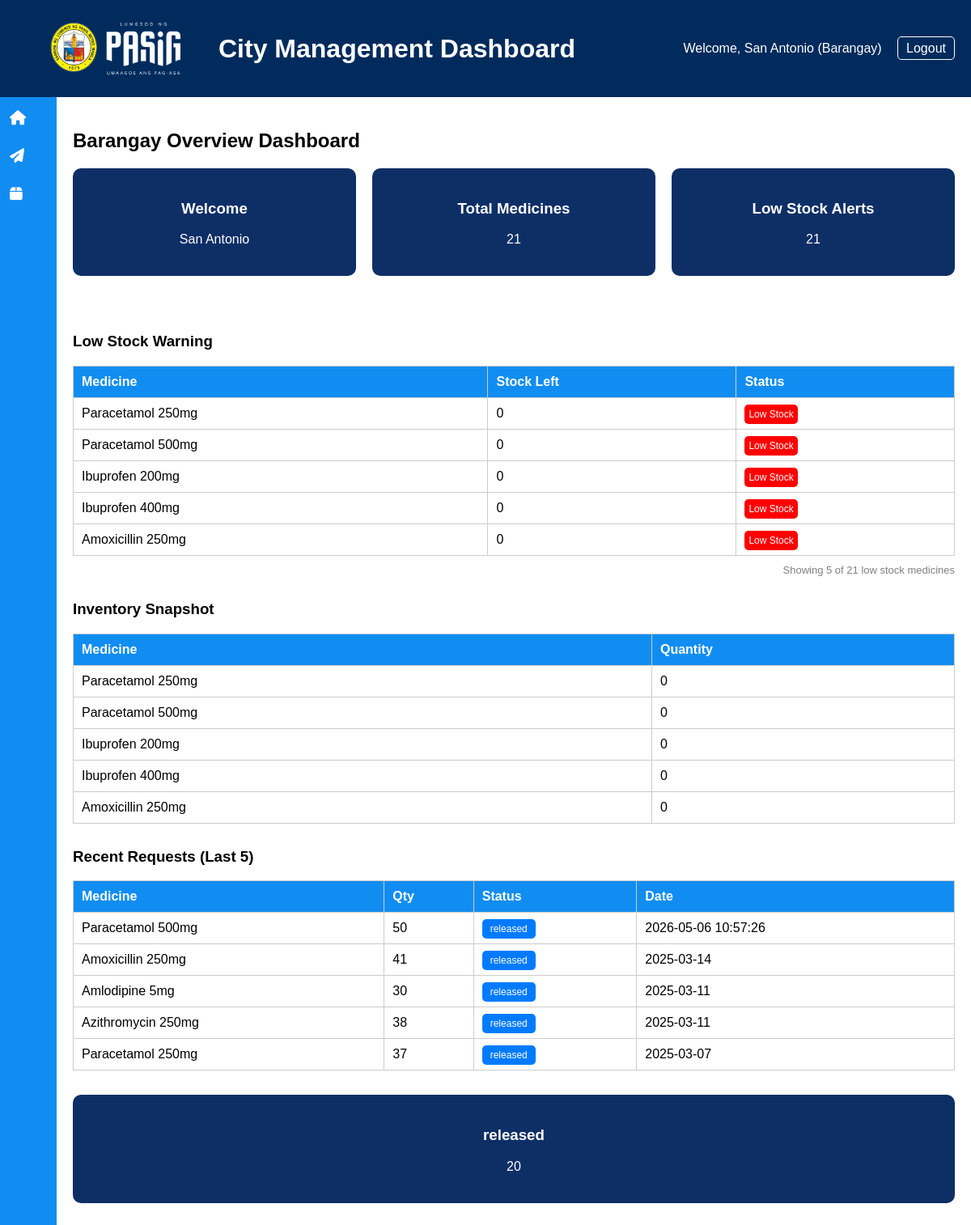
Page /barangay/ (signed in) on the committed database.
### tables this page shows
CREATE TABLE medicines (
    id INTEGER PRIMARY KEY AUTOINCREMENT,
    name TEXT,
    stock INTEGER DEFAULT 0
);

CREATE TABLE requests (
    id INTEGER PRIMARY KEY AUTOINCREMENT,
    barangay_id INTEGER,
    medicine_id INTEGER,
    quantity INTEGER,
    status TEXT DEFAULT 'pending',
    date TEXT
, action_by TEXT, action_date TEXT);

### blueprints/barangay.py (the view)
@barangay_bp.route("/")
def dashboard():
    if session.get("role") != "barangay":
        return redirect(url_for("auth.login"))
    conn = get_db()
    cur = conn.cursor()
    barangay_id = session.get("barangay_id")
    inventory = cur.execute("""
    SELECT
        m.name,
        COALESCE(bi.stock, 0) AS stock
    FROM medicines m
    LEFT JOIN barangay_inventory bi
        ON m.id = bi.medicine_id
        AND bi.barangay_id = ?
    """, (session["barangay_id"],)).fetchall()
    inventory_labels = [i["name"] for i in inventory]
    inventory_values = [i["stock"] for i in inventory]
    low_stock = [i for i in inventory if i["stock"] <= 20]
    out_of_stock = [i for i in inventory if i["stock"] == 0]
    requests = cur.execute("""
    SELECT m.name as medicine,
           r.quantity,
           r.status,
           r.date
    FROM requests r
    JOIN medicines m ON m.id = r.medicine_id
    WHERE r.barangay_id = ?   -- 👈 THIS IS STEP 4
    ORDER BY r.date DESC
    LIMIT 5
    """, (session["barangay_id"],)).fetchall()
    status_counts = cur.execute("""
    SELECT status, COUNT(*) as count
    FROM requests
    WHERE barangay_id = ?   -- 👈 THIS IS STEP 4
    GROUP BY status
    """, (session["barangay_id"],)).fetchall()
    conn.close()
    return render_template(
        "barangay/barangay_dashboard.html",
        username=session["username"],
        inventory=inventory,
        inventory_labels=inventory_labels,   # send to chart
        inventory_values=inventory_values,
        low_stock=low_stock,
        requests=requests,
        status_counts=status_counts
    )

### blueprints/barangay.py (called while the page is built)
def get_db():
    conn = sqlite3.connect("database.db")
    conn.row_factory = sqlite3.Row
    return conn

### templates/barangay/barangay_dashboard.html (shortened to what this page needs)
{% extends "barangay/base_barangay.html" %}
{% block content %}
<h2 class="page-title">Barangay Overview Dashboard</h2>
<div class="stats-cards">
    <div class="card">
        <h3>Welcome</h3>
        <p>{{ username }}</p>
    </div>
    <div class="card">
        <h3>Total Medicines</h3>
        <p>{{ inventory|length }}</p>
    </div>
    <div class="card alert">
        <h3>Low Stock Alerts</h3>
        <p>{{ low_stock|length }}</p>
    </div>
</div>
{% if low_stock %}
<div class="table-section">
    <h3>Low Stock Warning</h3>
    <table>
        <thead>
            <tr>
                <th>Medicine</th>
                <th>Stock Left</th>
                <th>Status</th>
            </tr>
        </thead>
        <tbody>
            {% for item in low_stock[:5] %}
            <tr>
                <td>{{ item.name }}</td>
                <td>{{ item.stock }}</td>
                <td>
                    <span class="status critical">
                        Low Stock
                    </span>
                </td>
            </tr>
            {% endfor %}
        </tbody>
    </table>
    {% if low_stock|length > 5 %}
    <p class="table-note">
        Showing 5 of {{ low_stock|length }} low stock medicines
    </p>
    {% endif %}
</div>
{% endif %}
<div class="table-section">
    <h3>Inventory Snapshot</h3>
    <table>
        <thead>
            <tr>
                <th>Medicine</th>
                <th>Quantity</th>
            </tr>
        </thead>
        <tbody>
            {% for i in inventory[:5] %}
            <tr>
                <td>{{ i.name }}</td>
                <td>{{ i.stock }}</td>
            </tr>
            {% endfor %}
        </tbody>
    </table>
</div>
<div class="table-section">
    <h3>Recent Requests (Last 5)</h3>
    <table>
        <thead>
            <tr>
                <th>Medicine</th>
                <th>Qty</th>
                <th>Status</th>
                <th>Date</th>
            </tr>
        </thead>
        <tbody>
            {% for r in requests %}
            <tr>
                <td>{{ r.medicine }}</td>
                <td>{{ r.quantity }}</td>
                <td>
                    <span class="status {{ r.status }}">{{ r.status }}</span>
                </td>
                <td>{{ r.date }}</td>
            </tr>
            {% endfor %}
        </tbody>
    </table>
</div>
<div class="stats-cards">
    {% for s in status_counts %}
    <div class="card">
        <h3>{{ s.status }}</h3>
        <p>{{ s.count }}</p>
    </div>
    {% endfor %}
</div>
{% endblock %}

### static/style.css (style rules this page uses)
.dashboard-body { margin: 0; font-family: Arial, sans-serif; background-color: #f2f2f2; }
.stats-cards { display: flex; flex-wrap: wrap; gap: 20px; margin-bottom: 50px; }
.card { flex: 1; min-width: 150px; background-color: #0E2F66; color: white; padding: 20px; border-radius: 8px; text-align: center; border-radius: 10px; margin-bottom: 20px; }
table { width: 100%; border-collapse: collapse; margin-top: 10px; }
th, td { border: 1px solid #ccc; padding: 10px; text-align: left; }
th { background-color: #118df1; color: white; }
.status { padding: 5px 10px; border-radius: 5px; color: white; font-size: 12px; }
.status.critical { background-color: red; }
.status.critical { background-color: red; padding: 5px; border-radius: 5px; color: white; }
.table-note { margin-top: 10px; text-align: right; font-size: 13px; color: gray; }
.table-section { margin-bottom: 30px; }
.status.released { background-color: #007bff; color: white; }

### rows in the picture
medicines: name "Paracetamol 250mg", stock "0"
medicines: name "Paracetamol 500mg", stock "0"
medicines: name "Ibuprofen 200mg", stock "0"
medicines: name "Ibuprofen 400mg", stock "0"
medicines: name "Amoxicillin 250mg", stock "0"
requests: medicine "Paracetamol 500mg", quantity "50", status "released", date "2026-05-06 10:57:26"
requests: medicine "Amoxicillin 250mg", quantity "41", status "released", date "2025-03-14"
requests: medicine "Amlodipine 5mg", quantity "30", status "released", date "2025-03-11"
requests: medicine "Azithromycin 250mg", quantity "38", status "released", date "2025-03-11"
requests: medicine "Paracetamol 250mg", quantity "37", status "released", date "2025-03-07"

### other values in the picture
{{ username }} "San Antonio"
{{ inventory|length }} "21"
{{ low_stock|length }} "21"
{{ s.status }} "released"
{{ s.count }} "20"
